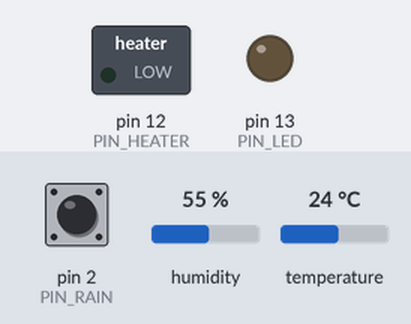
Recording of a sketch running on a simulated Arduino Uno, built with avr-gcc and run on an emulated ATmega328P. Parts: switched loads named in the sketch (green lamp = pin HIGH), output pins drawn as LEDs (lit = HIGH). The test bench sets the inputs (shaded band); at power-on: pin 2 (PIN_RAIN) HIGH, humidity 55 %, temperature 24 °C. EEPROM starts erased.

Above: at 0.1 s.
At 60.1 s:
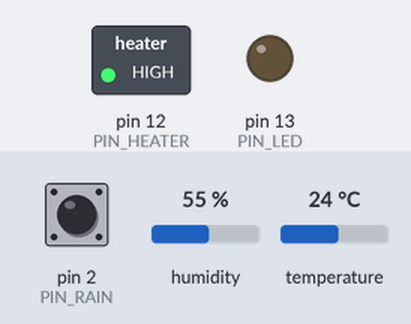
Timing chart, 0 to 61.6 s (numbered marks = the images above):
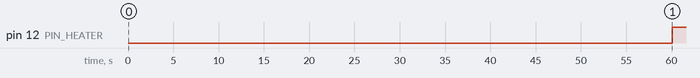

Measured:
- by itself, pin 12 (PIN_HEATER): LOW → HIGH at 60.1 s

The sketch:

main_sketch.ino
```cpp
// vim: filetype=c
#include "sensors.h"
#include "dht11.h"
#include <EEPROM.h>
#include <SoftwareSerial.h>

#define PIN_DHT 10
#define PIN_RAIN 2
#define PIN_HEATER 12
#define PIN_LED 13
#define PIN_XBEE_RX 8
#define PIN_XBEE_TX 9

#define HEATER_ON LOW
#define HEATER_OFF HIGH
#define HEATER_ON_HUMIDITY 85
#define HEATER_OFF_HUMIDITY 80
#define IGNORE_RAIN_PERIOD 100 // milliseconds after last call
#define MAX_UNSIGNED_LONG 4294967295
#define DC1100_POLL_PERIOD 60000 // 1 min

#define DC1100_SERIAL_BAUD 9600
#define XBEE_SERIAL_BAUD 38400


SoftwareSerial xbee(PIN_XBEE_RX, PIN_XBEE_TX);
Sensors sensor;
dht11 th_sensor;


// rain sensor gives 50ms impulse for each unit of rain bucket
// see docs/rain_rg-11_instructions.pdf for details
volatile unsigned long rain_gauge = 0;
volatile unsigned long rain_counted_at = 0;


unsigned long time_diff(unsigned long before, unsigned long after)
{
  return (after >= before)?
    after - before : after + (MAX_UNSIGNED_LONG - before);
}

void rain_callback()
{
  if (time_diff(rain_counted_at, millis()) > IGNORE_RAIN_PERIOD)
  {
    rain_gauge++;
    rain_counted_at = millis();
  }
}


void set_heater()
{
  if ((HEATER_ON == sensor.heater_status) && (sensor.humidity < HEATER_OFF_HUMIDITY))
  {
    sensor.heater_status = HEATER_OFF;
    digitalWrite(PIN_HEATER, HEATER_OFF);
    digitalWrite(PIN_LED, LOW);
  }
  else if ((HEATER_OFF == sensor.heater_status) && (sensor.humidity > HEATER_ON_HUMIDITY))
  {
    sensor.heater_status = HEATER_ON;
    digitalWrite(PIN_HEATER, HEATER_ON);
    digitalWrite(PIN_LED, HIGH);
  }
}


void send_data_to_server()
{
  xbee.print("{");
  xbee.print("\"d1\":");
  xbee.print(sensor.dust1);
  xbee.print(",\"d2\":");
  xbee.print(sensor.dust2);
  xbee.print(",\"t1\":");
  xbee.print(sensor.temperature);
  xbee.print(",\"h1\":");
  xbee.print(sensor.humidity);
  xbee.print(",\"rc\":");
  xbee.print(rain_gauge);
  xbee.print(",\"pc\":");
  xbee.print(sensor.start_counter);
  xbee.print(",\"ts\":");
  xbee.print(millis());
  xbee.print(",\"hs\":");
  xbee.print(sensor.heater_status);
  xbee.println("}");
}


void setup()
{
  pinMode(PIN_LED, OUTPUT);
  pinMode(PIN_HEATER, OUTPUT);
  pinMode(PIN_RAIN, INPUT);
  digitalWrite(PIN_RAIN, HIGH);       // turn on pullup resistors

  Serial.begin(DC1100_SERIAL_BAUD);
  xbee.begin(XBEE_SERIAL_BAUD);

  attachInterrupt(0, rain_callback, RISING); //count 50ms pulses for rain gauging

  delay(2000); // wait for everything to settle down
  xbee.println(String("# start_counter: ") + sensor.start_counter);
}


void loop()
{
  char c;
  static char line[80];
  static int i = 0;
  static unsigned long dc1100_polled_at = 0;
  int small, large;

  while ((c = Serial.read()) != -1)
  {
    if (c == '\n')
    {
      line[i++] = 0;
      sscanf(line, "%d,%d", &small, &large);
      sensor.from_dc1100(small, large);
      i = 0;
    }
    else
    {
      line[i++] = c;
    }
  }

  if (time_diff(dc1100_polled_at, millis()) >= DC1100_POLL_PERIOD)
  {
    int res = th_sensor.read(PIN_DHT);
    if ( DHTLIB_OK == res )
    {
      sensor.from_dht11(th_sensor.temperature, th_sensor.humidity);
    }
    else {
      xbee.println("# dht11_error");
      digitalWrite(PIN_LED, digitalRead(PIN_LED) ^ 1);
    } // blink led in case of error

    send_data_to_server();
    set_heater();
    dc1100_polled_at = millis();
  }


  delay(100);
}
```

sensors.cpp
```cpp
//
//    FILE: sensors.cpp
// VERSION: 0.1

#include "sensors.h"


Sensors::Sensors()
{
  // increment program restart counter
  start_counter = EEPROM.read(0) + 1;
  EEPROM.write(0, start_counter);

  dust1 = 0;
  dust2 = 0;
  humidity = 0;
  temperature= 0;
  heater_status = LOW;
}


boolean Sensors::from_dht11(int t, int h)
{
  humidity = h;
  temperature = t;
  return true;
}


boolean Sensors::from_dc1100(int small, int large)
{
  dust1 = small;
  dust2 = large;
  return true;
}


//
// END OF FILE
//
```

sensors.h
```cpp
// (licence header left out)
#ifndef sensors_h
#define sensors_h

#if defined(ARDUINO) && (ARDUINO >= 100)
#include <Arduino.h>
#else
#include <WProgram.h>
#endif

#define SENSOR_DATA_VERSION "0.1"
#include "dht11.h"
#include <EEPROM.h>


class Sensors
{
public:
    unsigned int dust1;
    unsigned int dust2;
    int humidity;
    int temperature;
    unsigned char start_counter;
    int heater_status;

    Sensors();
    boolean from_dc1100(int small, int large);
    boolean from_dht11(int t, int h);
};
#endif
//
// END OF FILE
```
